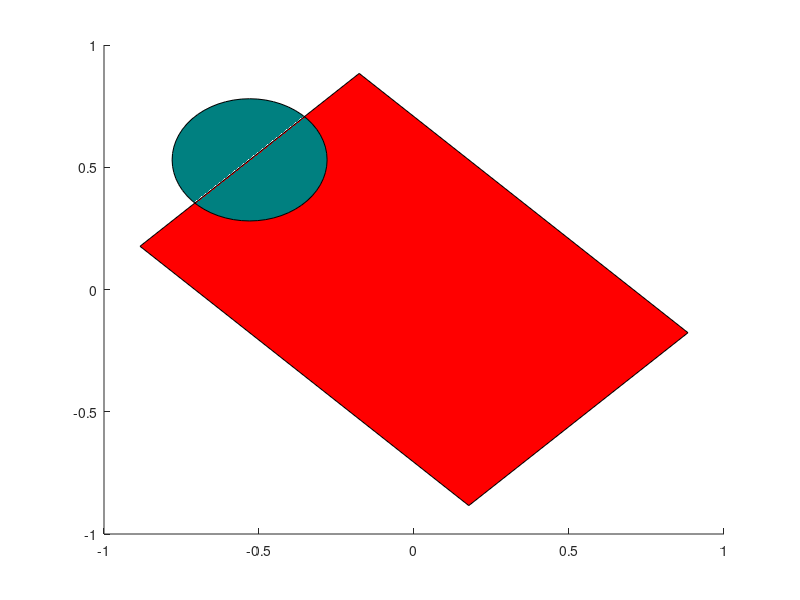

The MATLAB script that drew this image:
% robot_init_15.m
% 2015 Robot Model Init
%
% Created August 1, 2015 - Andrew Gurik & Chris Gerth
% 

% robot config
% this is only set up for tank drive
%
% Basic robot model:
%
%             FRONT
%         |-------------|  <
%         |             |   |
%         |             |   | half height     
%         |  ^       ^  |   |      
%         |  |   O   |  |  <      
%         | LDM     RDM |         
%         |             |  
%         |             |  
%         |-------------| 
%
%                 ^--^
%                 motor width
% 
%                 ^-----^
%                 half width
%             
%                 ^ +X direction
%                 |
%              <--+
%              +Y Direction
%             
%             
%         
robot_config = ...
struct  (
        %Drivetrain config
        'gear_ratio',           [1/12, 1/8],...     % gear ratio of the drivetrain [low, high]
        'encoder_ratio',        [1/12, 1/8],...     % ratio of the gearbox from the motor to the encoder [low, high]
        'wheel_diameter',       6 * 0.0254,...      % drive wheel diameter (meters)
        'drive_motors_per_side', 2,...              % number of motors per side of drivetrain
        'motor_width',          0.45,...            % distance from robot center to left/right drive wheel sets (m)
        %Overall physical characteristics
        'weight',               150,...             % robot weight (pounds)
        'half_width',           0.5,...             % distance from robot center to left/right bumpers (m)
        'half_height',          0.75,...            % distance from robot center to front/back bumpers (m)
        %Mechanism config
        'mechanism_motors',     0,...               % total number of mechanism motors
        'scratch',              0
        );
		
robot_state = ...
struct  (
        'linear_accel_x',            0,... % acceleration of the robot in the x direction (m/s)
		'linear_accel_y',            0,... % acceleration of the robot in the y direction (m/s)
        'linear_accel_x_prev',       0,... % acceleration of the robot in the x direction (m/s) from the previous loop
		'linear_accel_y_prev',       0,... % acceleration of the robot in the y direction (m/s) from the previous loop
        'linear_vel_x',              0,... % velocity of the robot in the x direction (m/s)
		'linear_vel_y',              0,... % velocity of the robot in the y direction (m/s)
        'linear_vel_x_prev',         0,... % velocity of the robot in the x direction (m/s) from the previous loop
		'linear_vel_y_prev',         0,... % velocity of the robot in the y direction (m/s) from the previous loop
		'pos_x',                     0,... % position of the robot center point in x (m)
		'pos_y',                     0,... % position of the robot center point in y (m)
        'pos_x_prev',                0,... % position of the robot center point in x (m) from the previous loop
		'pos_y_prev',                0,... % position of the robot center point in y (m) from the previous loop
        'rotation',                  pi/4,... % rotation about the Z axis in radians
        'rotation_prev',             pi/4,... % rotation about the Z axis in radians
        'scratch',                   0
        );

% motor workspace
for ii = 1:2+robot_config.mechanism_motors %Left and right drive motors, plus mechanism motors
	motor(ii) = ...
	struct  (
			'speed',        0,...   % motor speed in rad/s
			'torque',       0,...   % motor torque in Nm
			'voltage',      0,...   % motor voltage in Volts
			'load_torque',  0,...   % load on motor in Nm
			'speed_prev',   0,...   % 1-loop delayed motor speed in rad/s
			'scratch',      0
			);
end

%% Initialize Robot Drawing
figure(1);
% draw Robot
%calculate robot drawing verticies
robot_TL_vertex = [robot_state.pos_x, robot_state.pos_y] + [-robot_config.half_width * cos(robot_state.rotation) +  -robot_config.half_height * sin(robot_state.rotation),   robot_config.half_height * cos(robot_state.rotation) + -robot_config.half_width * sin(robot_state.rotation)];
robot_TR_vertex = [robot_state.pos_x, robot_state.pos_y] + [ robot_config.half_width * cos(robot_state.rotation) +  -robot_config.half_height * sin(robot_state.rotation),   robot_config.half_height * cos(robot_state.rotation) +  robot_config.half_width * sin(robot_state.rotation)];
robot_BR_vertex = [robot_state.pos_x, robot_state.pos_y] + [ robot_config.half_width * cos(robot_state.rotation) +   robot_config.half_height * sin(robot_state.rotation),  -robot_config.half_height * cos(robot_state.rotation) +  robot_config.half_width * sin(robot_state.rotation)];
robot_BL_vertex = [robot_state.pos_x, robot_state.pos_y] + [-robot_config.half_width * cos(robot_state.rotation) +   robot_config.half_height * sin(robot_state.rotation),  -robot_config.half_height * cos(robot_state.rotation) + -robot_config.half_width * sin(robot_state.rotation)];
%Calculate a front-of-robot marker location
marker_coords = (robot_TL_vertex + robot_TR_vertex) ./ 2;
marker_radius = 0.5;
%create robot patch drawing object
robot_obj_handle= patch( [ robot_TL_vertex(1) robot_TR_vertex(1) robot_BR_vertex(1) robot_BL_vertex(1) ],[ robot_TL_vertex(2) robot_TR_vertex(2) robot_BR_vertex(2) robot_BL_vertex(2) ], 'r');
%Create marker object
robot_front_marker = rectangle("Position",[marker_coords(1)-marker_radius/2, marker_coords(2)-marker_radius/2,marker_radius,marker_radius], "Curvature", [1 1], "FaceColor",[0 .5 .5]);
